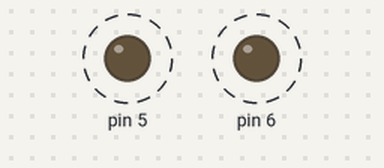
A sketch run on a simulated Arduino Uno, built with avr-gcc and run on an emulated ATmega328P. Shown: output pins drawn as LEDs (lit = HIGH). Dashed ring = blinking.

Above: at 0.2 s.
Timing chart, 0 to 3.0 s (numbered marks = the images above):
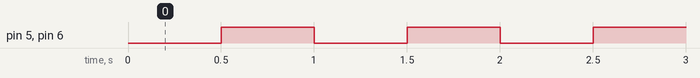

The sketch:

sigsource.ino
```cpp
void setup(){
    pinMode(5, OUTPUT);
    pinMode(6, OUTPUT);
}

void loop(){
    digitalWrite(5, LOW);
    digitalWrite(6, LOW);
    delay(500);
    digitalWrite(5, HIGH);
    digitalWrite(6, HIGH);
    delay(500);
}
```

Measured:
- by itself, pin 5, pin 6: alternates HIGH for 0.50 s and LOW for 0.50 s
